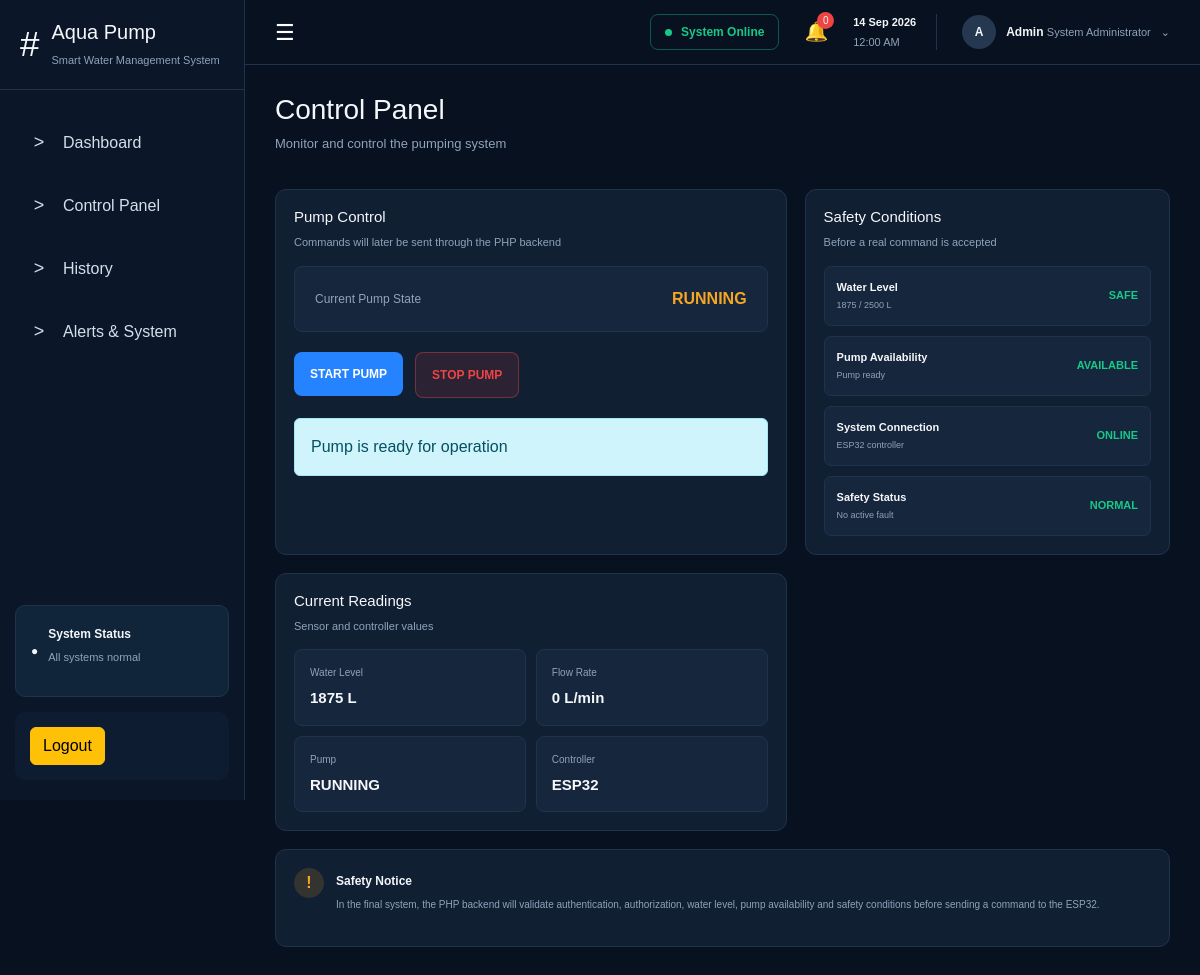
/frontend/control.php (signed in), run on an earlier commit of the app's database.
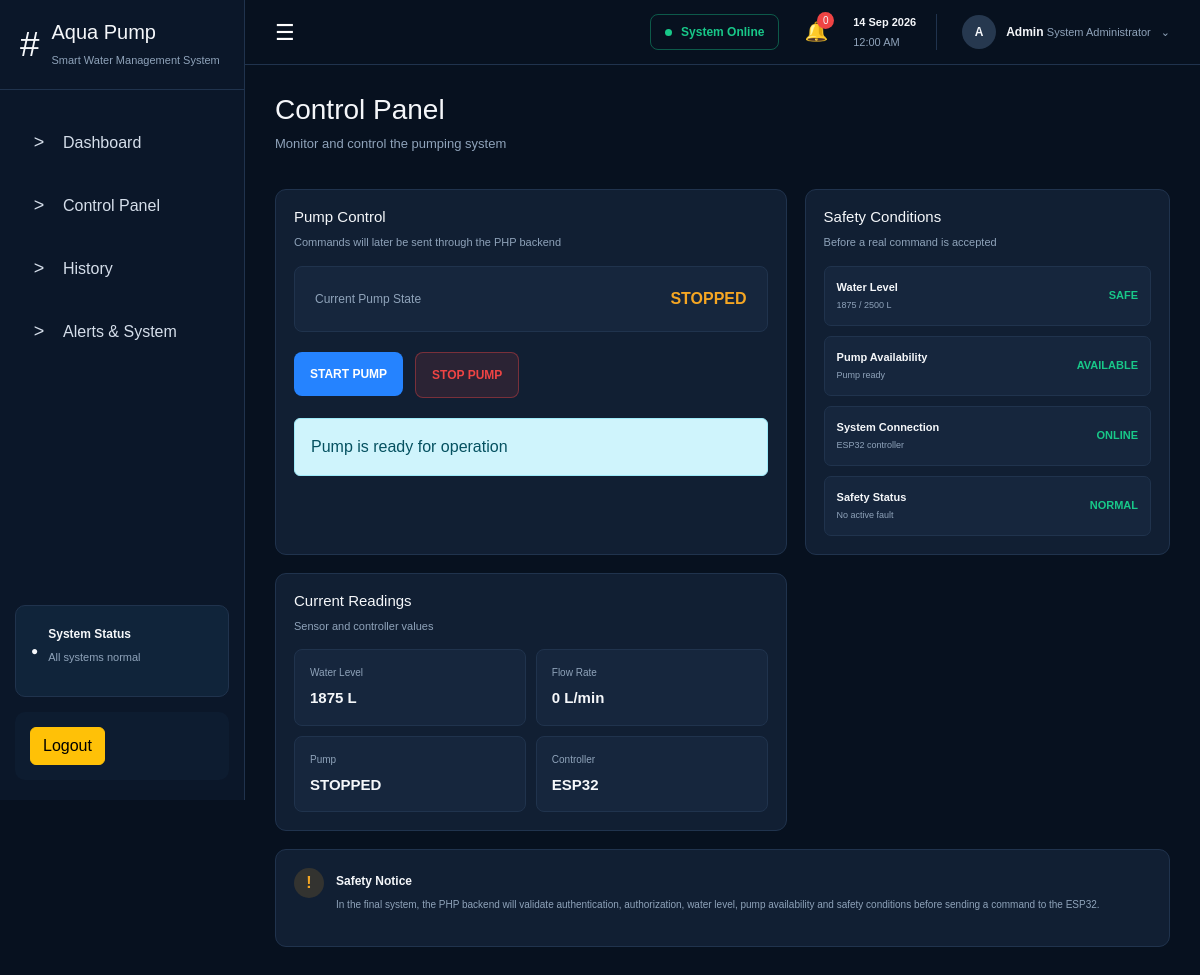
And on a later commit of the database.
### tables this page shows
CREATE TABLE `pumps` (
  `pump_id` int(11) NOT NULL,
  `pump_name` varchar(50) NOT NULL,
  `status` varchar(50) NOT NULL DEFAULT 'STOPPED',
  `created_at` timestamp NOT NULL DEFAULT current_timestamp()
);

### frontend/control.php (the view, shortened to what the changed rows need)
<?php
$pump_id = 1;
$sql_state = "SELECT pump_id, pump_name, status FROM pumps WHERE pump_id = ?";
$stmt_state = mysqli_prepare($connect, $sql_state);
mysqli_stmt_bind_param($stmt_state, "i", $pump_id);
mysqli_stmt_execute($stmt_state);
$result_state = mysqli_stmt_get_result($stmt_state);
$pump_assoc = mysqli_fetch_assoc($result_state);
$current_status = $pump_assoc["status"];
?>
<!DOCTYPE html>
<html lang="en">
<head>
    <link rel="stylesheet" href="https://cdn.jsdelivr.net/npm/bootstrap@5.3.8/dist/css/bootstrap.min.css">
    <link rel="stylesheet" href="css/style.css">
</head>
<body>
    <aside class="sidebar">
        <div class="brand">
            <div>
                <h2>Aqua Pump</h2>
            </div>
        </div>
    </aside>
    <main class="main-content">
        <section class="page-header">
            <div>
                <h1>Control Panel</h1>
            </div>
        </section>
        <section class="control-page-grid">
            <div class="panel large-control-panel">
                <div class="panel-header">
                    <div>
                        <h2>Pump Control</h2>
                    </div>
                </div>
                <div class="pump-state">
                    <span class="pump-state-label">Current Pump State</span>
                    <strong id="controlPumpState">
                        <?php echo htmlspecialchars($current_status); ?>
                    </strong>
                </div>
            </div>
            <div class="panel">
                <div class="panel-header">
                    <div>
                        <h2>Safety Conditions</h2>
                    </div>
                </div>
            </div>
        </section>
        <section class="control-page-grid">
            <div class="panel">
                <div class="panel-header">
                    <div>
                        <h2>Current Readings</h2>
                    </div>
                </div>
                <div class="sensor-grid">
                    <div class="sensor-card"><span>Pump</span><strong id="readingPump">
                            <?php echo htmlspecialchars($current_status); ?>
                        </strong></div>
                </div>
            </div>
        </section>
    </main>
</body>
</html>

What changed in the data, as far as the page shows it:
changed pumps: status "RUNNING" → "STOPPED"
